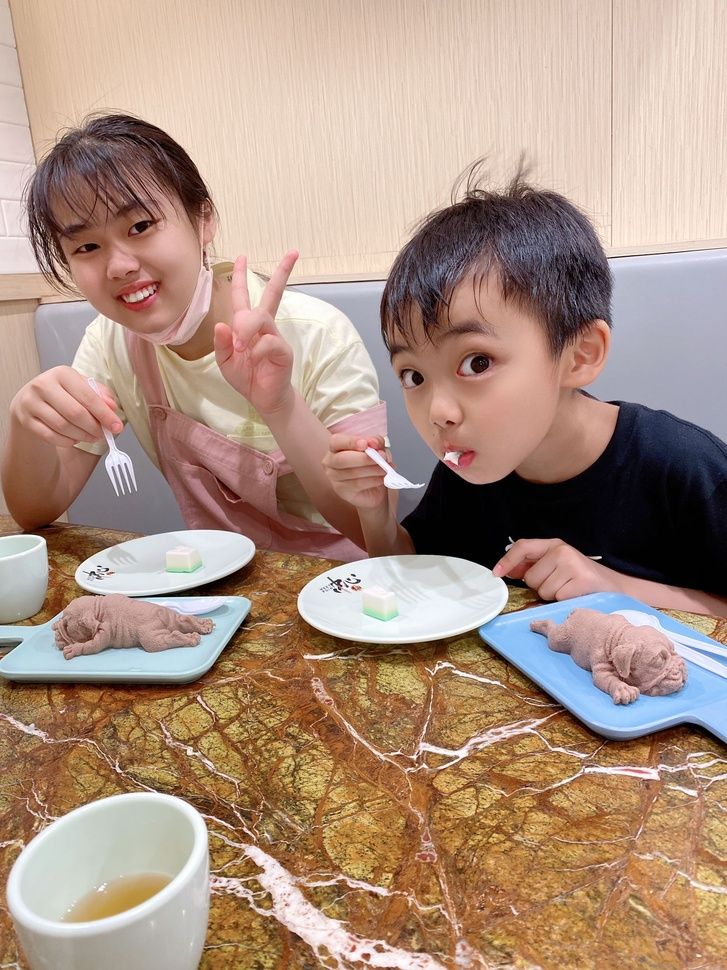
#> input picture all_pics/Food, Andy and Angela.jpg, 727 x 970 px, shrunk from 1536 x 2048 before the run, found by its file name
$ jupyter execute --allow-errors 'topic 7 some examples of computer science.ipynb'
#> lines starting #> are read from the running program, lines starting #| are printed output that depends on the picture; after the words box and inside, x2 and y2 are one past the last pixel; in counts of white or black regions, pixels touching at a corner belong together
[cell 1]
def calculate_gc_content(dna_sequence):
    total_bases = len(dna_sequence)
    gc_bases = dna_sequence.count('G') + dna_sequence.count('C')
    gc_content = (gc_bases / total_bases) * 100
    return gc_content

# Example usage
sequence = "ATGCTGACCTGAACGATCGTAGCTAGCTAGCTAGCTAGCTAGCTAGCTAGCTAGCTAGCTAGCTAGC"
seq2 = "GX"
gc_content = calculate_gc_content(seq2)
print("GC content: {:.2f}%".format(gc_content))

[cell 2]
import cv2

def detect_faces(image_path):
    # Load the pre-trained face detection model
#> called with image_path = 'Food, Andy And Angela.jpg'
    face_cascade = cv2.CascadeClassifier(cv2.data.haarcascades + 'haarcascade_frontalface_default.xml')

    # Read the image
    image = cv2.imread(image_path)
#> image is the input picture: shape (970, 727, 3); mean B, G, R 129.7, 146, 172.4

    # Convert the image to grayscale
    gray = cv2.cvtColor(image, cv2.COLOR_BGR2GRAY)
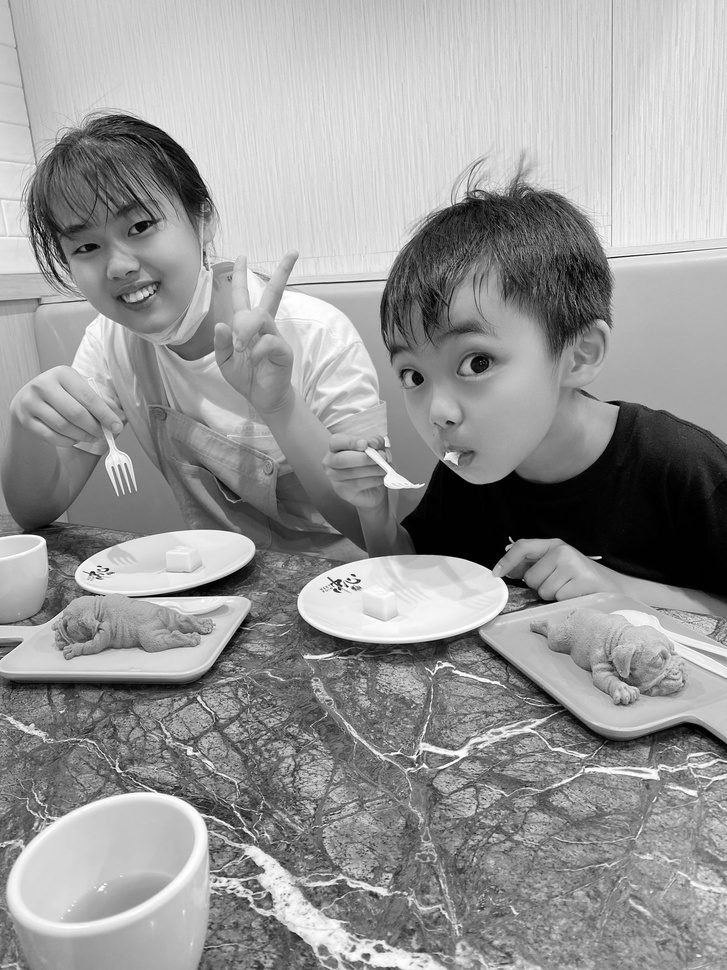
#> gray: shape (970, 727); min 0, max 255, mean 152

    # Perform face detection
    faces = face_cascade.detectMultiScale(gray, scaleFactor=1.1, minNeighbors=5, minSize=(30, 30))
#> faces = ()

    # Draw rectangles around the detected faces
    for (x, y, w, h) in faces:
        cv2.rectangle(image, (x, y), (x+w, y+h), (0, 255, 0), 2)
#> this loop made 0 passes

    # Display the image with detected faces
    cv2.imshow('Detected Faces', image)
    cv2.waitKey(0)
    cv2.destroyAllWindows()

# Example usage
image_path = 'Food, Andy And Angela.jpg'
detect_faces(image_path)

[cell 3]
from sympy import symbols, sympify, Eq, solve

def solve_algebraic_equation(equation):
    # Create symbols for the variables in the equation
    variables = symbols('x')

    # Parse the equation string into a SymPy expression
    expr = sympify(equation)

    # Create an equation object
    eq = Eq(expr, 0)

    # Solve the equation
    solution = solve(eq, variables)

    # Return the solution
    return solution

# Example usage
equation = '5*x + 18/5 + y'
solution = solve_algebraic_equation(equation)
print("Solution:", solution)

[cell 4]
import cv2
import numpy as np

def remove_background(image_path):
    # Load the image
#> called with image_path = 'Food, Andy and Angela.jpg'
    image = cv2.imread(image_path)

    # Create a mask initialized with zeros
    mask = np.zeros(image.shape[:2], np.uint8)

    # Define the background and foreground model
    bg_model = np.zeros((1, 65), np.float64)
    fg_model = np.zeros((1, 65), np.float64)

    # Define the rectangular region for initial foreground extraction
    rectangle = (50, 50, image.shape[1] - 50, image.shape[0] - 50)
#> rectangle = (50, 50, 677, 920)

    # Apply GrabCut algorithm to extract foreground
    cv2.grabCut(image, mask, rectangle, bg_model, fg_model, 5, cv2.GC_INIT_WITH_RECT)

    # Create a mask with probable foreground and definite foreground regions
    mask2 = np.where((mask == 2) | (mask == 0), 0, 1).astype('uint8')

    # Apply the mask to the original image to remove the background
    image_no_background = image * mask2[:, :, np.newaxis]

    # Return the image with the background removed
    return image_no_background

# Example usage
image_path = 'Food, Andy and Angela.jpg'
result = remove_background(image_path)
cv2.imshow('Image with Background Removed', result)
cv2.waitKey(0)
cv2.destroyAllWindows()

[cell 5]
import pyautogui
import time

def send_message(message):
#> called with message = 'Hello, its angela!'
    for _ in range(10):
        pyautogui.typewrite(message)
        pyautogui.press('enter')
        time.sleep(1)  # Adjust the delay if needed

[cell 6]
send_message("Hello, its angela!")

#> (a cell that did not finish here is left out)

[cell 8]
import cv2

# Load the pre-trained Haar cascade for eye detection
eye_cascade = cv2.CascadeClassifier(cv2.data.haarcascades + 'haarcascade_eye.xml')

# Open the video capture
video_capture = cv2.VideoCapture(0)  # Change 0 to the index of your desired video source if multiple cameras are available

while True:
    # Read a frame from the video capture
    ret, frame = video_capture.read()
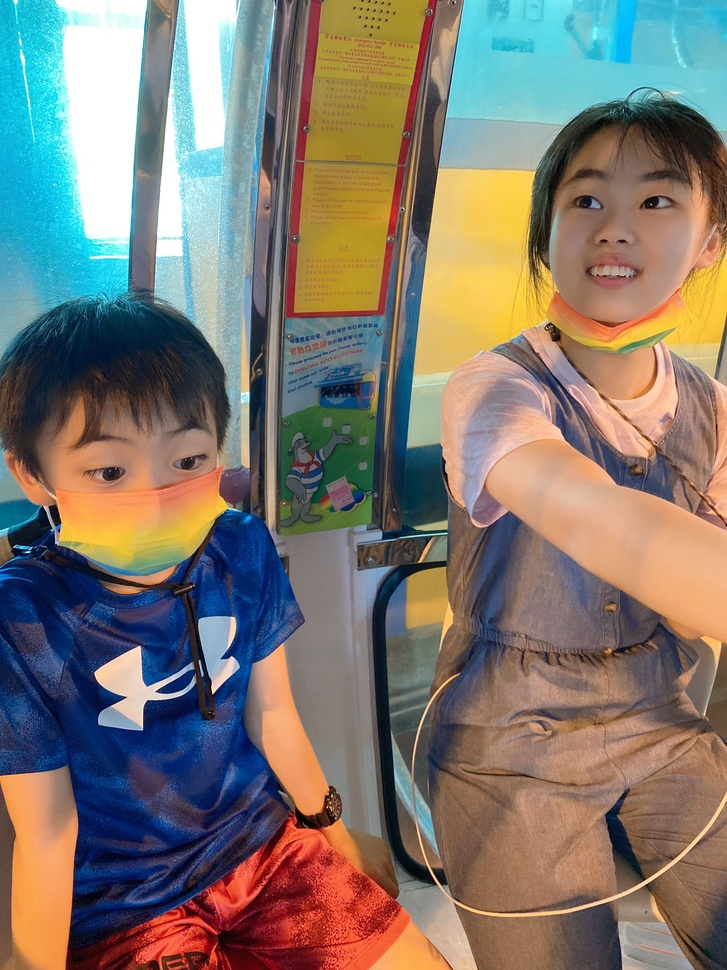
#> input picture all_pics/Andy And Angela.jpg, 727 x 970 px, shrunk from 1536 x 2048 before the run, given in place of the camera
#> frame is the input picture: shape (970, 727, 3); mean B, G, R 111.2, 120.7, 127.9

    # Convert the frame to grayscale for face and eye detection
    gray = cv2.cvtColor(frame, cv2.COLOR_BGR2GRAY)
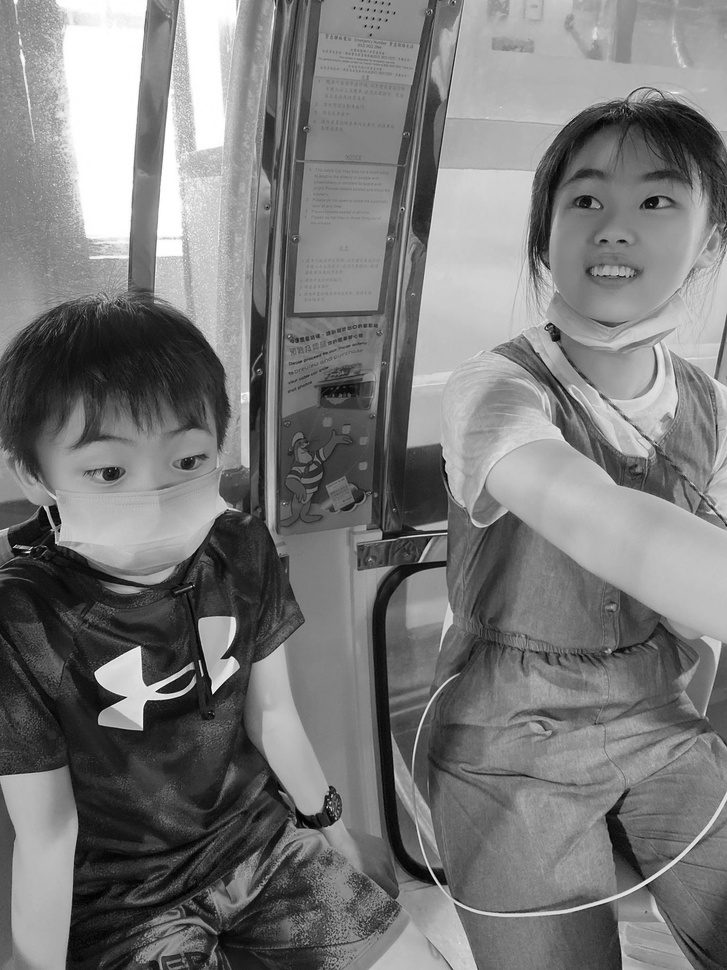
#> gray: shape (970, 727); min 0, max 255, mean 121.8

    # Detect eyes in the frame
    eyes = eye_cascade.detectMultiScale(gray, scaleFactor=1.1, minNeighbors=5, minSize=(30, 30))
#> eyes = [[560, 178, 49, 49], [161, 437, 50, 50], [77, 443, 59, 59], [629, 173, 55, 55], [576, 234, 72, 72]]

    # Draw rectangles around the detected eyes
    for (x, y, w, h) in eyes:
        cv2.rectangle(frame, (x, y), (x + w, y + h), (0, 255, 0), 2)
#> this loop made 5 passes
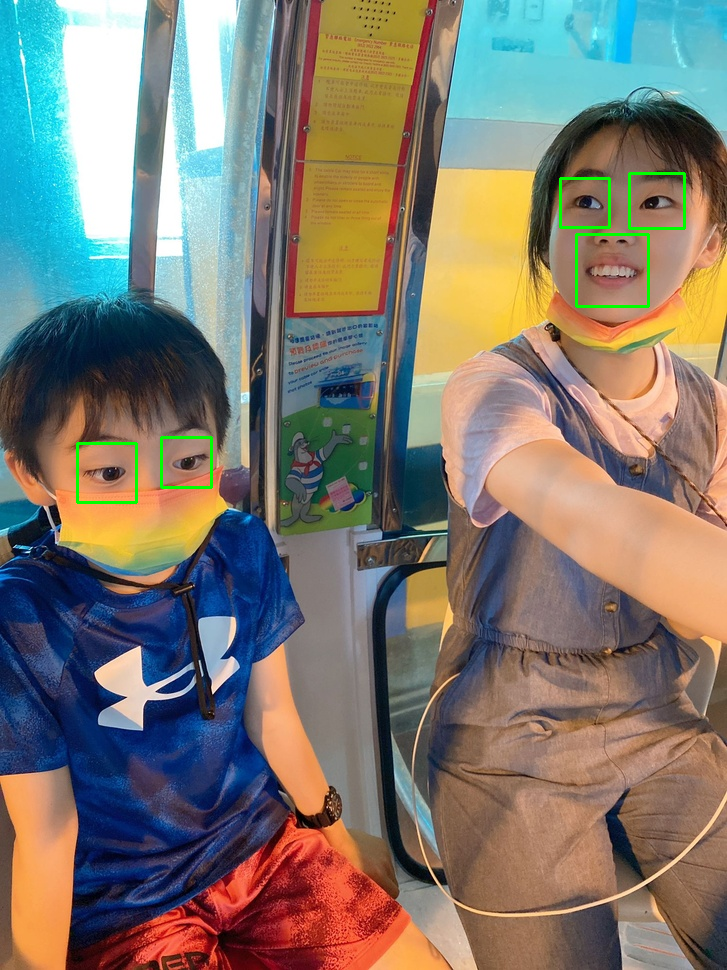
#> frame: shape (970, 727, 3); 0.48% of pixels changed, all inside (x1, y1, x2, y2) = (76, 172, 686, 504)

    # Display the resulting frame
    cv2.imshow('Video', frame)

    # Exit the loop if 'q' is pressed
    if cv2.waitKey(1) & 0xFF == ord('q'):
#> (key q is pressed here)
        break

# Release the video capture and close the window
video_capture.release()
cv2.destroyAllWindows()

[cell 9]
import cv2

# Load the pre-trained Haar cascade for face detection
face_cascade = cv2.CascadeClassifier(cv2.data.haarcascades + 'haarcascade_frontalface_default.xml')

# Open the video capture
video_capture = cv2.VideoCapture(0)  # Change 0 to the index of your desired video source if multiple cameras are available

while True:
    # Read a frame from the video capture
    ret, frame = video_capture.read()

    # Convert the frame to grayscale for face detection
    gray = cv2.cvtColor(frame, cv2.COLOR_BGR2GRAY)

    # Detect faces in the frame
    faces = face_cascade.detectMultiScale(gray, scaleFactor=1.1, minNeighbors=5, minSize=(30, 30))
#> faces = [[296, 881, 72, 72], [529, 142, 168, 168]]

    # Draw rectangles around the detected faces
    for (x, y, w, h) in faces:
        cv2.rectangle(frame, (x, y), (x + w, y + h), (0, 255, 0), 2)
#> this loop made 2 passes
#> frame: shape (970, 727, 3); 0.41% of pixels changed, all inside (x1, y1, x2, y2) = (295, 141, 699, 955)

    # Display the resulting frame
    cv2.imshow('Video', frame)

    # Exit the loop if 'q' is pressed
    if cv2.waitKey(1) & 0xFF == ord('q'):
#> (key q is pressed here)
#> `hsv_frame = cv2.cvtColor(frame, cv2.COLOR_BGR2HSV)`: hsv_frame: shape (970, 727, 3); mean H, S, V 57.9, 118.2, 155.2
#> `skin_mask = cv2.inRange(hsv_frame, lower_skin, upper_skin)`:
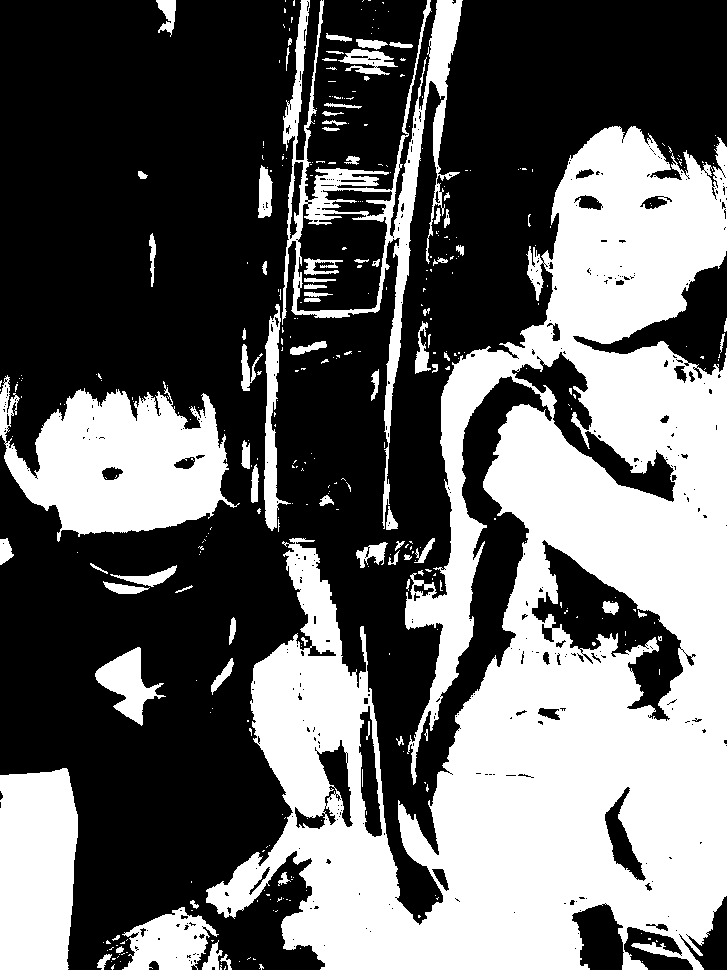
#> skin_mask: shape (970, 727); 40% white; 378 white regions (297 under 20 px), largest, box (x1, y1, x2, y2) and area: (206, 126, 727, 970) 211167, (0, 375, 240, 542) 23179, (0, 768, 78, 970) 14373
#> `pink_skin = cv2.addWeighted(pink_skin, 1, pink_color, 1, 0)`:
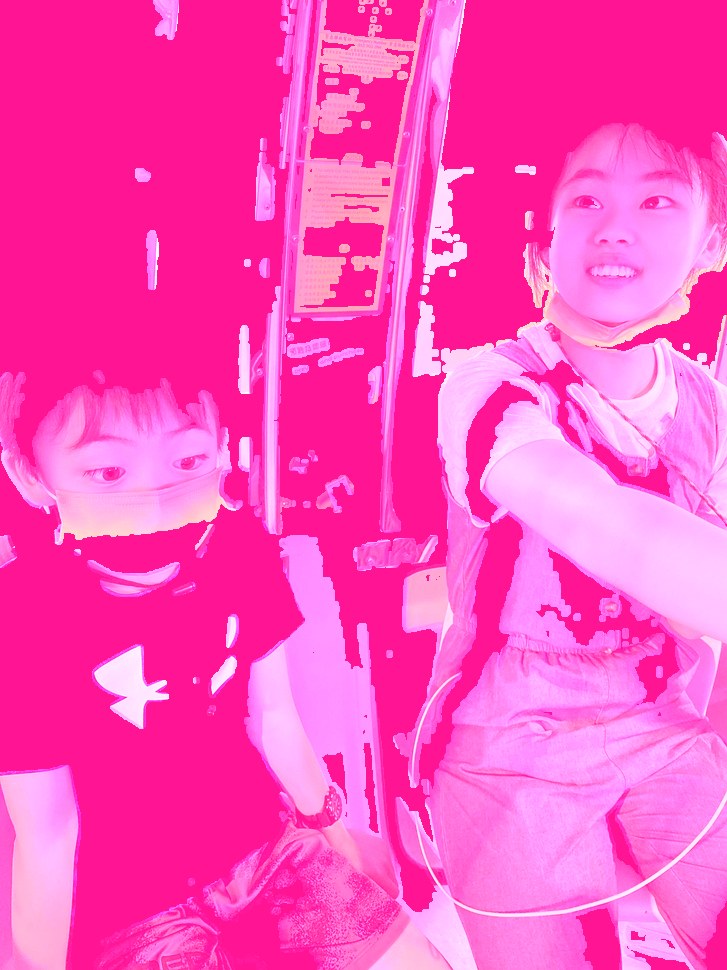
#> pink_skin: shape (970, 727, 3); mean B, G, R 189.6, 79.7, 255
        break

# Release the video capture and close the window
video_capture.release()
cv2.destroyAllWindows()

[cell 10]
import cv2
import numpy as np

# Open the video capture
video_capture = cv2.VideoCapture(0)  # Change 0 to the index of your desired video source if multiple cameras are available

#> (the rest of this cell did not finish here and is left out)

[cell 11]
import cv2
import numpy as np

# Open the video capture
video_capture = cv2.VideoCapture(0)  # Change 0 to the index of your desired video source if multiple cameras are available

#> (the rest of this cell did not finish here and is left out)
